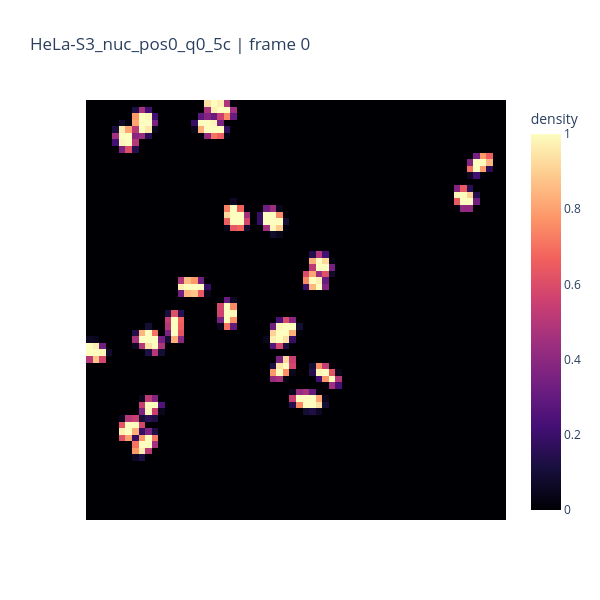

Notebook code cell kept with this figure:
### Markdown cell above
## Один кадр из данных

### Code cell
# Можно поменять split, номер файла, кадр и канал для просмотра других примеров.
split = "train"
file_index = 0
frame_index = 0
channel = 0

split_files = sorted((DATA_ROOT / split).glob("*.npy"))
if not split_files:
    raise FileNotFoundError(f"В split={split!r} не найдено .npy файлов.")

sample_path = split_files[file_index]
sample = np.load(sample_path, mmap_mode="r")
frame = np.asarray(sample[frame_index, :, :, channel])

print(f"Файл: {sample_path.relative_to(PROJECT_ROOT)}")
print(f"Форма последовательности: {sample.shape}")
print(f"Кадр: {frame_index}, канал: {channel}")
print(f"min={frame.min():.4f}, max={frame.max():.4f}, mean={frame.mean():.4f}, nonzero={(frame > 0).mean():.2%}")

fig = px.imshow(
    frame,
    color_continuous_scale="magma",
    title=f"{sample_path.stem} | frame {frame_index}",
    labels=dict(color="density"),
    origin="upper",
)
fig.update_layout(
    width=600, height=600,
    xaxis=dict(showticklabels=False),
    yaxis=dict(showticklabels=False),
)
fig.show()

### Figure 1 — Plotly figure (JSON) as saved in the notebook; plotly's stock layout.template omitted (floating-point values rounded to 4 significant figures; data arrays with more than 128 entries replaced by an {"elided": "..."} marker saying what was removed)
{"data": [{"coloraxis": "coloraxis", "hovertemplate": "x: %{x}<br>y: %{y}<br>density: %{z}<extra></extra>", "name": "0", "type": "heatmap", "xaxis": "x", "yaxis": "y", "z": {"elided": "64x64 float values"}}], "layout": {"coloraxis": {"colorbar": {"title": {"text": "density"}}, "colorscale": [[0, "#000004"], [0.1111, "#180f3d"], [0.2222, "#440f76"], [0.3333, "#721f81"], [0.4444, "#9e2f7f"], [0.5556, "#cd4071"], [0.6667, "#f1605d"], [0.7778, "#fd9668"], [0.8889, "#feca8d"], [1, "#fcfdbf"]]}, "height": 600, "title": {"text": "HeLa-S3_nuc_pos0_q0_5c | frame 0"}, "width": 600, "xaxis": {"anchor": "y", "constrain": "domain", "domain": [0, 1], "scaleanchor": "y", "showticklabels": false}, "yaxis": {"anchor": "x", "autorange": "reversed", "constrain": "domain", "domain": [0, 1], "showticklabels": false}}}
